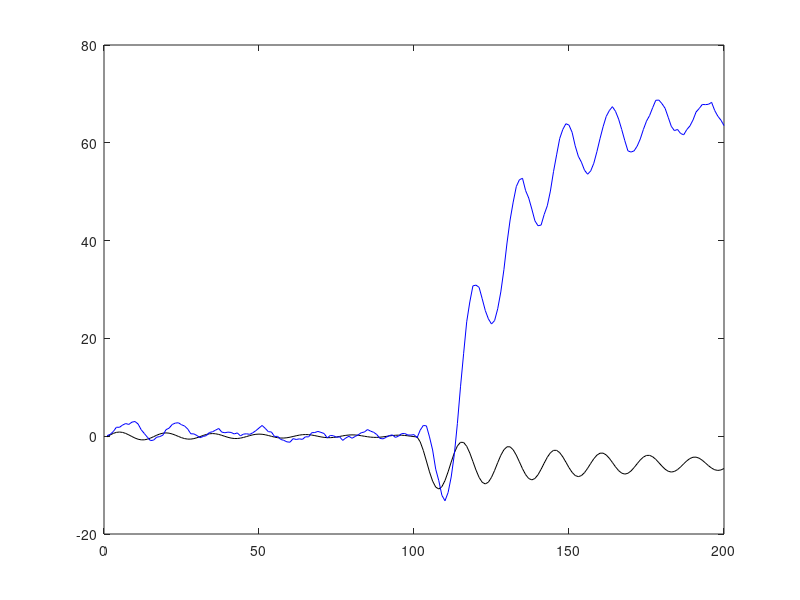

The MATLAB script that drew this image:
% Observador de ordem reduzida
% matrizes de sistema
A = [0 1 0; -0.97 1.80 0; 0 0 0.95];
b = [1; 0; 1];
C = [1 0 0; 0 0 1];

% condicoes iniciais aleatorias do sistema
x(:,1) = [rand(1,1)-0.5, rand(1,1)-0.5, rand(1,1)-0.5];
ruido = 0.2; % desvio padrao do ruido
y(:,1) = C*x(:,1)+randn(2,1)*ruido; % soma ruido as saidas

% condicao inicial observador
xh(1) = rand(1,1)-0.5; % aleatorio

% transicao degrau unitario k = 100
N = 200; % duracao simulacao
u = zeros(N,1);
u(round(N/2):N,1) = ones(N-round(N/2)+1,1);

for k=1:N-1
    % simula sistema
    x(:,k+1) = A*x(:,k)+b*u(k);
    y(:,k+1) = C*x(:,k+1)+randn(1,1)*ruido;

    % simula observador
    xh(k+1) = 0.8*xh(:,k)-2*u(k)+y(1,k+1)+y(2,k+1);
    yh(k+1) = xh(k+1)-0.97*y(1,k)-0.95*y(2,k); % continuacao
end

plot(1:N,x(2,:),'k',1:N,xh,'b-');